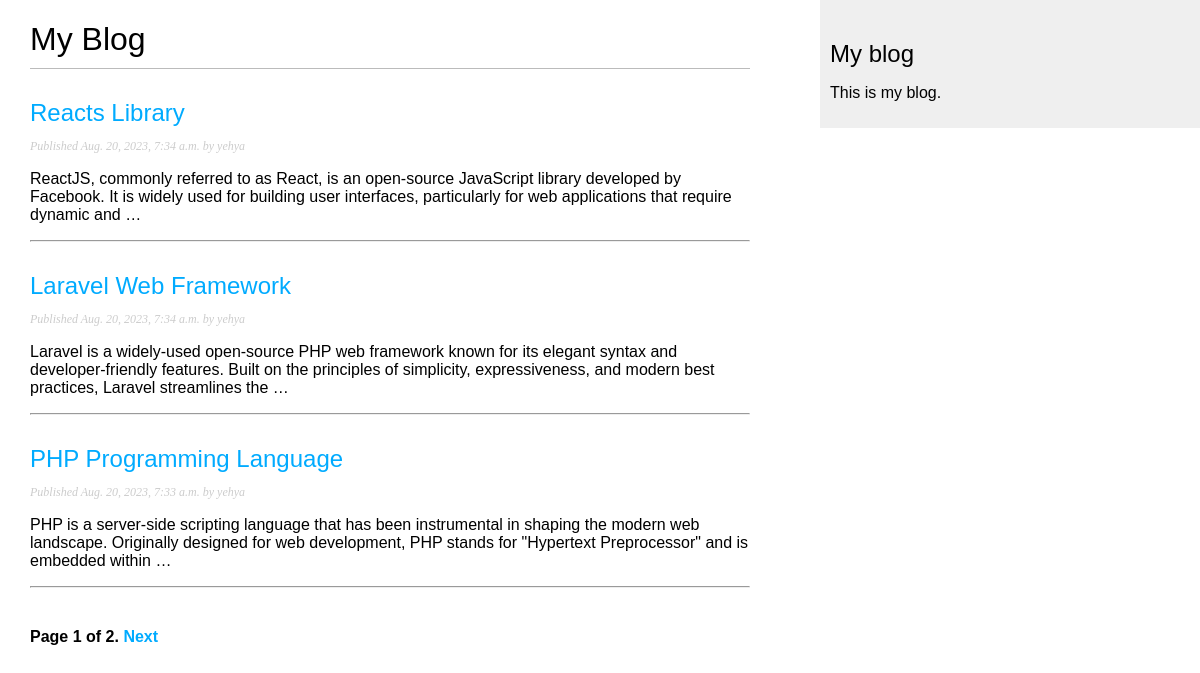
Screenshot of /blog/ with the database file from the repository.
### blog/models.py (models this page shows, shortened)
class Post(models.Model):
    class Status(models.TextChoices):
        DRAFT = 'DF', 'Draft'
        PUBLISHED = 'PB', 'Published'
    title = models.CharField(max_length=250)
    slug = models.SlugField(max_length=250, unique_for_date='publish')
    author = models.ForeignKey(User, on_delete=models.CASCADE, related_name='blog_posts')
    body = models.TextField()
    publish = models.DateTimeField(default=timezone.now)
    created = models.DateTimeField(auto_now_add=True)
    updated = models.DateTimeField(auto_now=True)
    status = models.CharField(max_length=2, choices=Status.choices, default=Status.DRAFT)
    tags = TaggableManager()
    class Meta:
        ordering = ['-publish']
        indexes = [
            models.Index(fields=['-publish']),
        ]
    def get_absolute_url(self):
        return reverse("blog:post_detail", args=[
            self.publish.year,
            self.publish.month,
            self.publish.day,
            self.slug,
        ])

### blog/views.py (the view)
# urls.py: path('', views.PostListView.as_view(), name='post_list'),
class PostListView(ListView):
    model = Post
    context_object_name = 'posts'
    paginate_by = 3
    template_name = 'blog/post/list.html'

### blog/templates/blog/post/list.html (shortened to what this page needs)
{% extends "blog/base.html" %}
{% block content %}
    <h1>My Blog</h1>
    {% for post in posts %}
        <h2>
        <a href="{{post.get_absolute_url}}">
        {{ post.title }}
        </a>
        </h2>
        <p class="date">
        Published {{ post.publish }} by {{ post.author }}
        </p>
        {{ post.body|truncatewords:30|linebreaks }}
        <hr />
    {% endfor %}
    {% include "pagination.html" with page=page_obj %}
{% endblock %}

### blog/templates/blog/base.html (shortened to what this page needs)
{% load static %}
<!DOCTYPE html>
<html>
    <head>
        <link href="{% static "css/blog.css" %}" rel="stylesheet">
    </head>
    <body>
        <div id="content">
            {% block content %}
            {% endblock %}
        </div>
        <div id="sidebar">
            <h2>My blog</h2>
            <p>This is my blog.</p>
        </div>
    </body>
</html>

### blog/templates/pagination.html (shortened to what this page needs)
<div class="pagination">
    <span class="step-links">
    <span class="current">
        Page {{ page.number }} of {{ page.paginator.num_pages }}.
    </span>
    {% if page.has_next %}
        <a href="?page={{ page.next_page_number }}">Next</a>
    {% endif %}
    </span>
</div>

### blog/static/css/blog.css (style rules this page uses)
body { margin:0; padding:0; font-family:helvetica, sans-serif; }
a { color:#00abff; text-decoration:none; }
h1 { font-weight:normal; border-bottom:1px solid #bbb; padding:0 0 10px 0; }
h2 { font-weight:normal; margin:30px 0 0; }
#content { float:left; width:60%; padding:0 0 0 30px; }
#sidebar { float:right; width:30%; padding:10px; background:#efefef; height:100%; }
p.date { color:#ccc; font-family: georgia, serif; font-size: 12px; font-style: italic; }
.pagination { margin:40px 0; font-weight:bold; }

### rows the page displays
Post: title "Reacts Library", publish "Aug. 20, 2023, 7:34 a.m.", author "yehya", body "ReactJS, commonly referred to as React, is an open-source JavaScript library developed by Facebook. It is widely used for building user interfaces, particularly for web applications that require dynamic and …"
Post: title "Laravel Web Framework", publish "Aug. 20, 2023, 7:34 a.m.", author "yehya", body "Laravel is a widely-used open-source PHP web framework known for its elegant syntax and developer-friendly features. Built on the principles of simplicity, expressiveness, and modern best practices, Laravel streamlines the …"
Post: title "PHP Programming Language", publish "Aug. 20, 2023, 7:33 a.m.", author "yehya", body "PHP is a server-side scripting language that has been instrumental in shaping the modern web landscape. Originally designed for web development, PHP stands for \"Hypertext Preprocessor\" and is embedded within …"

### other values shown
{{ page.number }} "1"
{{ page.paginator.num_pages }} "2"
